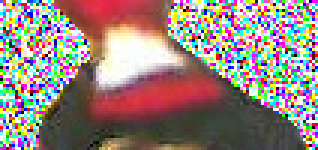
#> input picture datasets/Features/000_0.jpg, 106 x 50 px (shown 3 times larger)
$ python -i color_filter.py   (imports and definitions only)
#> lines starting #> are read from the running program, lines starting #| are printed output that depends on the picture; after the words box and inside, x2 and y2 are one past the last pixel; in counts of white or black regions, pixels touching at a corner belong together
#> further down, picture is the input picture: shape (50, 106, 3); mean B, G, R 128.8, 133.5, 151
import cv2
import numpy as np

from matplotlib import pyplot as plt


def red_filter(image):
    img_hsv = cv2.cvtColor(image, cv2.COLOR_BGR2HSV)
#> img_hsv: shape (50, 106, 3); mean H, S, V 74.3, 127.2, 187.5

    # lower mask (0-10)
    lower_red = np.array([0, 150, 40])
    upper_red = np.array([10, 255, 255])
    mask0 = cv2.inRange(img_hsv, lower_red, upper_red)
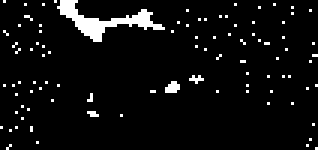
#> mask0: shape (50, 106) (shown 3 times larger); 5.5% white; 93 white regions (92 under 20 px), largest, box (x1, y1, x2, y2) and area: (19, 0, 55, 14) 155

    # upper mask (170-180)
    lower_red = np.array([170, 150, 40])
    upper_red = np.array([180, 255, 255])
    mask1 = cv2.inRange(img_hsv, lower_red, upper_red)
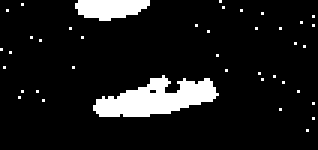
#> mask1: shape (50, 106) (shown 3 times larger); 9.5% white; 40 white regions (38 under 20 px), largest, box (x1, y1, x2, y2) and area: (31, 25, 73, 39) 336, (25, 0, 50, 7) 132

    # join my masks
    mask = mask0 + mask1
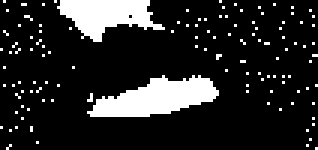
#> mask: shape (50, 106) (shown 3 times larger); 15% white; 120 white regions (118 under 20 px), largest, box (x1, y1, x2, y2) and area: (29, 25, 73, 39) 369, (19, 0, 55, 14) 288

    # set my output img to zero everywhere except my mask
    output = np.ones((img_hsv.shape[0], img_hsv.shape[1]))
    output[np.where(mask == 0)] = 0

    return output


def white_filter(image):
    img_hsv = cv2.cvtColor(image, cv2.COLOR_BGR2HSV)

    lower_white = np.array([0, 0, 200], dtype=np.uint8)
    upper_white = np.array([180, 40, 255], dtype=np.uint8)

    mask = cv2.inRange(img_hsv, lower_white, upper_white)

    # set my output img to zero everywhere except my mask
    output = np.ones((img_hsv.shape[0], img_hsv.shape[1]))
    output[np.where(mask == 0)] = 0

    return output


def blue_filter(image):
    img_hsv = cv2.cvtColor(image, cv2.COLOR_BGR2HSV)

    lower_blue = np.array([90, 50, 50])
    upper_blue = np.array([110, 255, 255])

    mask = cv2.inRange(img_hsv, lower_blue, upper_blue)

    # set my output img to zero everywhere except my mask
    output = np.ones((img_hsv.shape[0], img_hsv.shape[1]))
    output[np.where(mask == 0)] = 0

    return output


fmap = {
    "red": red_filter,
    "white": white_filter,
    "blue": blue_filter,
}

# [6 lines not run here, left out]

>>> import cv2
>>> picture = cv2.imread('../datasets/Features/000_0.jpg')
>>> result = red_filter(picture)
